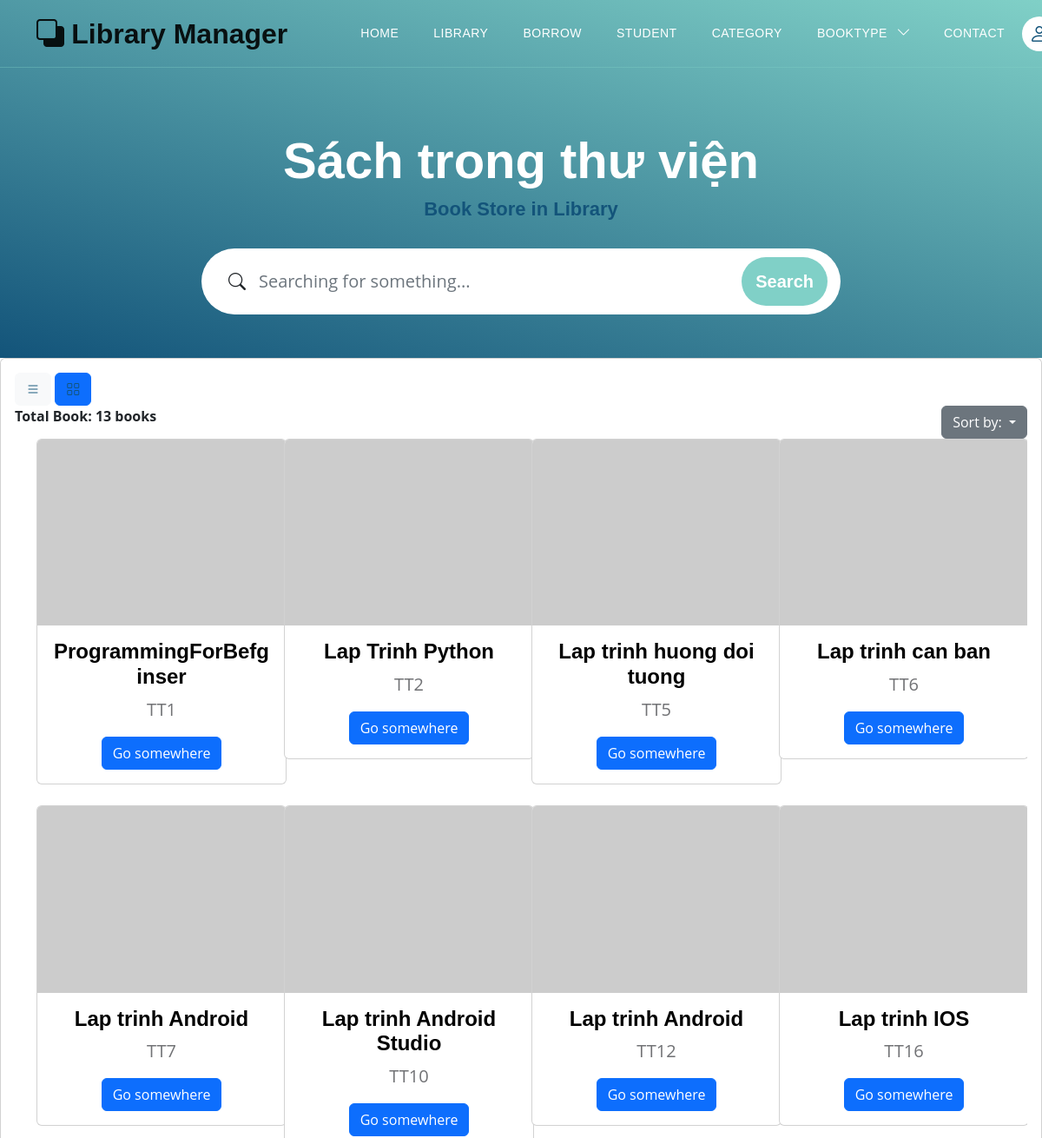
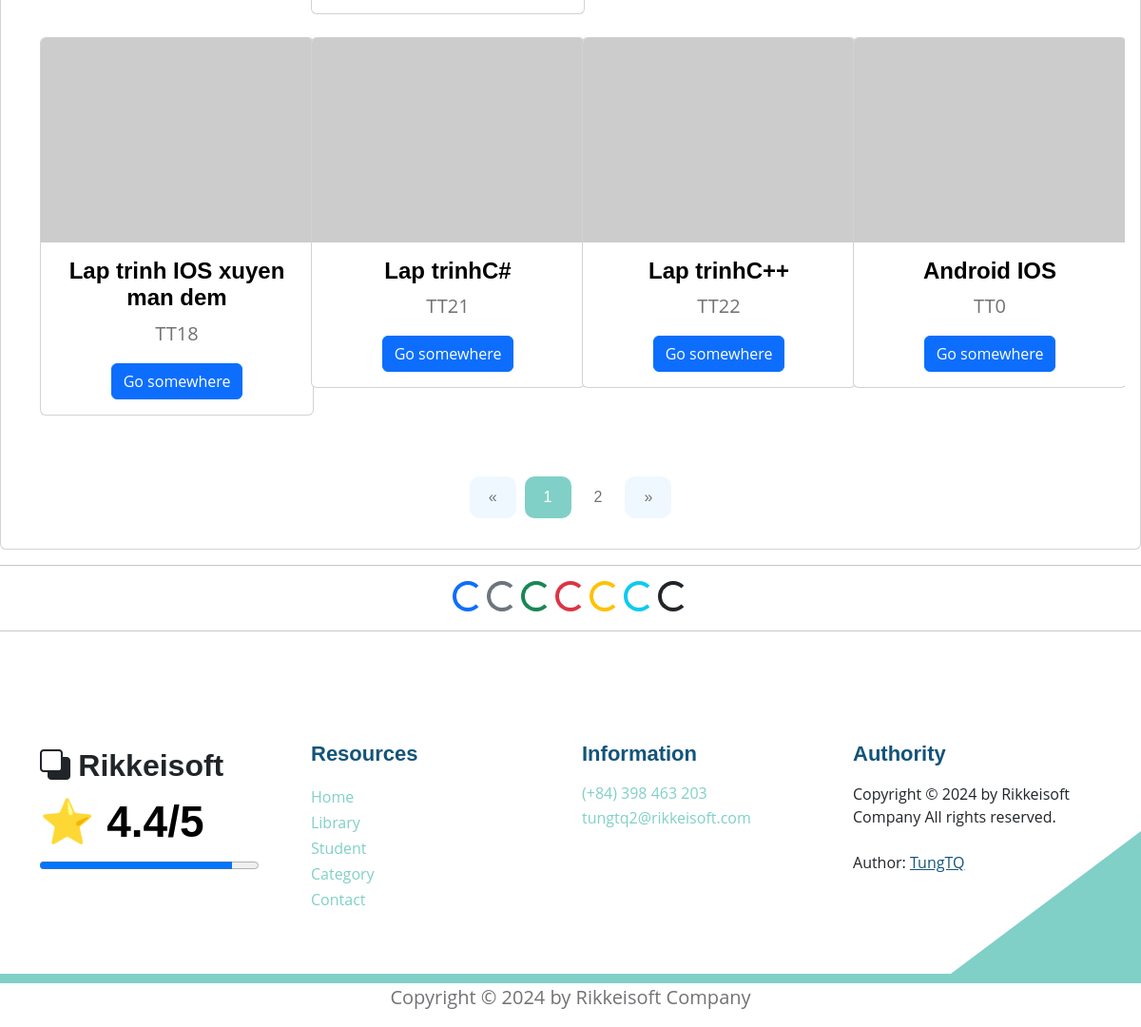
/books?bookview=1, run on the app's committed database (2 pictures, top to bottom).
### models.py (models this page shows)
class Book(Base):
    __tablename__ = 'books'
    username_id = Column(String(30), ForeignKey('users.username'), nullable=False)
    id_book = Column(String(30), primary_key=True, unique=True, index=True)         # Số thứ tự sách
    title = Column(String(100), index=True)      # Tiêu đề sách
    author = Column(String(100), index=True)     # Tác giả
    year = Column(Integer)                  # Năm xuất bản
    quantity_amount = Column(Integer, index=True, default=0)
    category_id = Column(String(10), ForeignKey('category.category_id'), nullable=False)
    insert_at = Column(DateTime, index = True)
    insert_id = Column(String(30), index = True)
    update_at = Column(DateTime,index=True)
    update_id = Column(String(30), index = True)
    delete_at = Column(DateTime,index=True)
    delete_id = Column(String(30), index = True)
    delete_flag = Column(Integer, index=True)
    user = relationship("User", back_populates="books")
    category = relationship("Category", back_populates="category_books")
    borrows = relationship("BorrowBook", back_populates="book_borrow")
    borrowfinal = relationship("BorrowBookFinal", back_populates="book_borrow_final")

### main.py (the view)
@app.get('/books', response_class=HTMLResponse)
async def read_all_books(request: Request, bookview: int, page: int = Query(1, gt=0), page_size: int = Query(10, gt=0), page_size2: int = Query(12, gt = 0), db: Session = Depends(models.get_db)):
    mean_star = get_mean_star(db)
    all_category2 = db.query(models.Category).filter(models.Category.delete_flag != 1).all()
    if bookview == 0:
        offset = (page - 1) * page_size
        books = db.query(models.Book).filter(models.Book.delete_flag == 0).offset(offset).limit(page_size).all()
        total_books = db.query(models.Book).filter(models.Book.delete_flag == 0).count()
        total_pages = (total_books + page_size - 1) // page_size  # Tính toán tổng số trang
        return templates.TemplateResponse("library.html", {
            "request": request,
            "books": books,
            "total_books": total_books,
            "page": page,
            "total_pages": total_pages,
            "mean_star": mean_star,
            "bookview": bookview,
            "all_category2": all_category2
        })
    else:
        offset = (page - 1) * page_size2
        books = db.query(models.Book).filter(models.Book.delete_flag == 0).offset(offset).limit(page_size2).all()
        total_books = db.query(models.Book).filter(models.Book.delete_flag == 0).count()
        total_pages = (total_books + page_size2 - 1) // page_size2  # Tính toán tổng số trang
        return templates.TemplateResponse("library_view.html", {
            "request": request,
            "books": books,
            "total_books": total_books,
            "page": page,
            "total_pages": total_pages,
            "mean_star": mean_star,
            "bookview": bookview,
            "all_category2": all_category2
        })

### templates/library_view.html (shortened to what this page needs)
{% extends "base.html" %}
{% block content %}
<section class="hero-section d-flex justify-content-center align-items-center" id="section_1"
    style="padding-bottom: 50px;">
    <div class="container">
        <div class="row">
            <div class="col-lg-8 col-12 mx-auto">
                <h1 class="text-white text-center"> Sách trong thư viện </h1>
                <h6 class="text-center"> Book Store in Library </h6>
                <form method="get" action="/books/search_book?bookview={{bookview}}"
                    class="custom-form mt-4 pt-2 mb-lg-0 mb-5" role="search">
                    <div class="input-group input-group-lg">
                        <span class="input-group-text bi-search" id="basic-addon1"></span>
                        <input name="searching" type="search" class="form-control" id="searching"
                            placeholder="Searching for something..." aria-label="Search Anywhere">
                        <button type="submit" class="btn btn-primary">Search</button>
                    </div>
                </form>
            </div>
        </div>
    </div>
</section>
<div class="card card-table comman-shadow">
    <div class="card-body">
        <div class="table-responsive">
            <div id="DataTables_Table_0_wrapper" class="dataTables_wrapper no-footer">
                <div class="row">
                    <div class="container">
                        <div class="button-container">
                            <button class="btn btn-light button">
                                <a href="/books?bookview=0">
                                    <i class="bi bi-list"></i>
                                </a>
                            </button>
                            <button class="btn btn-primary button">
                                <a href="/books?bookview=1">
                                    <i class="bi bi-grid"></i>
                                </a>
                            </button>
                        </div>
                    </div>
                    <div class="col-md-6">
                        <div class="dataTables_length" id="DataTables_Table_0_length">
                            <label> <b> Total Book: {{total_books}} books </b>
                            </label>
                        </div>
                    </div>
                    <div class="col-md-6 text-md-end">
                        <div class="dropdown">
                            <button class="btn btn-secondary dropdown-toggle" type="button" data-bs-toggle="dropdown"
                                aria-expanded="false">
                                Sort by:
                            </button>
                        </div>
                    </div>
                </div>
                <div class="container text-center bg-body-secondary">
                    <div class="row">
                        {% for book in books %}
                        <div class="col-md-6 col-lg-4 col-xl-3 mb-4">
                            <div class="card" style="width: 18rem;">
                                <img src="https://placehold.co/200x150" class="card-img-top"
                                    alt="https://placehold.co/200x150"
                                    style="transition: transform 0.3s ease-in-out, filter 0.3s ease-in-out;"
                                    onmouseover="this.style.transform='scale(1.1)'; this.style.filter='brightness(80%)';"
                                    onmouseout="this.style.transform='scale(1)'; this.style.filter='brightness(100%)';">
                                <div class="card-body">
                                    <h5 class="card-title"> {{book.title}} </h5>
                                    <p class="card-text"> {{book.id_book}} </p>
                                    {% if request.cookies.get('token') %}
                                    <div class="btn-group mt-auto" role="group" aria-label="Button Click">
                                        <a href="#" class="btn btn-primary"> Show Book </a>
                                        <a href="/books/edit_book?id={{ book.id_book }}" class="btn btn-warning"> Edit
                                            Book </a>
                                    </div>
                                    {% else %}
                                    <a href="#" class="btn btn-primary">Go somewhere</a>
                                    {% endif %}
                                </div>
                            </div>
                        </div>
                        {% endfor %}
                    </div>
                </div>
            <div style="text-align: center;">
                <nav aria-label="Page navigation example" style="display: inline-block;">
                    <ul class="pagination">
                        <li class="page-item {% if page == 1 %}disabled{% endif %}">
                            <a class="page-link" href="/books?bookview=1&page={{ page - 1 }}" aria-label="Previous">
                                <span aria-hidden="true">&laquo;</span>
                            </a>
                        </li>
                        {% for num in range(1, total_pages + 1) %}
                        <li class="page-item {% if num == page %}active{% endif %}">
                            <a class="page-link" href="/books?bookview=1&page={{ num }}">{{ num }}</a>
                        </li>
                        {% endfor %}
                        <li class="page-item {% if page == total_pages %}disabled{% endif %}">
                            <a class="page-link" href="/books?bookview=1&page={{ page + 1 }}" aria-label="Next">
                                <span aria-hidden="true">&raquo;</span>
                            </a>
                        </li>
                    </ul>
                </nav>
            </div>
        </div>
    </div>
</div>
</div>
<hr>
<div style="text-align: center;">
    <div class="spinner-border text-primary" role="status">
    </div>
    <div class="spinner-border text-secondary" role="status">
    </div>
    <div class="spinner-border text-success" role="status">
    </div>
    <div class="spinner-border text-danger" role="status">
    </div>
    <div class="spinner-border text-warning" role="status">
    </div>
    <div class="spinner-border text-info" role="status">
    </div>
    <div class="spinner-border text-dark" role="status">
    </div>
</div>
<hr>
{% endblock content %}

### static/css/templatemo-topic-listing.css (style rules this page uses)
:root { --white-color: #ffffff; --primary-color: #13547a; --secondary-color: #80d0c7; --section-bg-color: #f0f8ff; --custom-btn-bg-color: #80d0c7; --custom-btn-bg-hover-color: #13547a; --dark-color: #000000; --p-color: #717275; --border-color: #7fffd4; --link-hover-color: #13547a; --body-font-family: 'Open Sans', sans-serif; --title-font-family: 'Montserrat', sans-serif; --h1-font-size: 58px; --h2-font-size: 46px; --h3-font-size: 32px; --h4-font-size: 28px; --h5-font-size: 24px; --h6-font-size: 22px; --p-font-size: 20px; --menu-font-size: 14px; --btn-font-size: 18px; --copyright-font-size: 16px; --border-radius-large: 100px; --border-radius-medium: 20px; --border-radius-small: 10px; --font-weight-normal: 400; --font-weight-medium: 500; --font-weight-semibold: 600; --font-weight-bold: 700; }
body { background-color: var(--white-color); font-family: var(--body-font-family); }
h2, h3, h4, h5, h6 { color: var(--dark-color); }
h1, h2, h3, h4, h5, h6 { font-family: var(--title-font-family); font-weight: var(--font-weight-semibold); }
h1 { font-size: var(--h1-font-size); font-weight: var(--font-weight-bold); }
h5 { font-size: var(--h5-font-size); }
h6 { color: var(--primary-color); font-size: var(--h6-font-size); }
p { color: var(--p-color); font-size: var(--p-font-size); font-weight: var(--font-weight-normal); }
ul li { color: var(--p-color); font-size: var(--p-font-size); font-weight: var(--font-weight-normal); }
a, button { touch-action: manipulation; transition: all 0.3s; }
a { display: inline-block; color: var(--primary-color); text-decoration: none; }
b, strong { font-weight: var(--font-weight-bold); }
.hero-section { background-image: linear-gradient(15deg, #13547a 0%, #80d0c7 100%); position: relative; overflow: hidden; padding-top: 150px; padding-bottom: 150px; }
.hero-section .input-group { background-color: var(--white-color); border-radius: var(--border-radius-large); padding: 10px 15px; }
.hero-section .input-group-text { background-color: transparent; border: 0; }
.hero-section input[type="search"] { border: 0; box-shadow: none; margin-bottom: 0; padding-left: 0; }
.hero-section button[type="submit"] { background-color: var(--primary-color); border: 0; border-radius: var(--border-radius-large) !important; color: var(--white-color); max-width: 150px; }
.pagination { margin-top: 40px; }
.page-link { border: 0; border-radius: var(--border-radius-small); color: var(--p-color); font-family: var(--title-font-family); margin: 0 5px; padding: 10px 20px; }
.page-item:first-child .page-link { margin-right: 10px; }
.page-item:first-child .page-link, .page-item:last-child .page-link { background-color: var(--section-bg-color); border-radius: var(--border-radius-small); }
.active>.page-link, .page-link.active { background-color: var(--secondary-color); border-color: var(--secondary-color); }
.custom-form .form-control { border-radius: var(--border-radius-large); color: var(--p-color); margin-bottom: 24px; padding-top: 13px; padding-bottom: 13px; padding-left: 20px; outline: none; }
.custom-form button[type="submit"] { background: var(--custom-btn-bg-color); border: none; border-radius: var(--border-radius-large); color: var(--white-color); font-family: var(--title-font-family); font-size: var(--p-font-size); font-weight: var(--font-weight-semibold); transition: all 0.3s; margin-bottom: 0; }

### data on the page
Book: title "ProgrammingForBefginser", id_book "TT1"
Book: title "Lap Trinh Python", id_book "TT2"
Book: title "Lap trinh huong doi tuong", id_book "TT5"
Book: title "Lap trinh can ban", id_book "TT6"
Book: title "Lap trinh Android", id_book "TT7"
Book: title "Lap trinh Android Studio", id_book "TT10"
Book: title "Lap trinh Android", id_book "TT12"
Book: title "Lap trinh IOS", id_book "TT16"
Book: title "Lap trinh IOS xuyen man dem", id_book "TT18"
Book: title "Lap trinhC#", id_book "TT21"
Book: title "Lap trinhC++", id_book "TT22"
Book: title "Android IOS", id_book "TT0"

### other printed values
{{ total_books }} "13"
{{ num }} "1" "2"
{{ mean_star }} "4.4"
